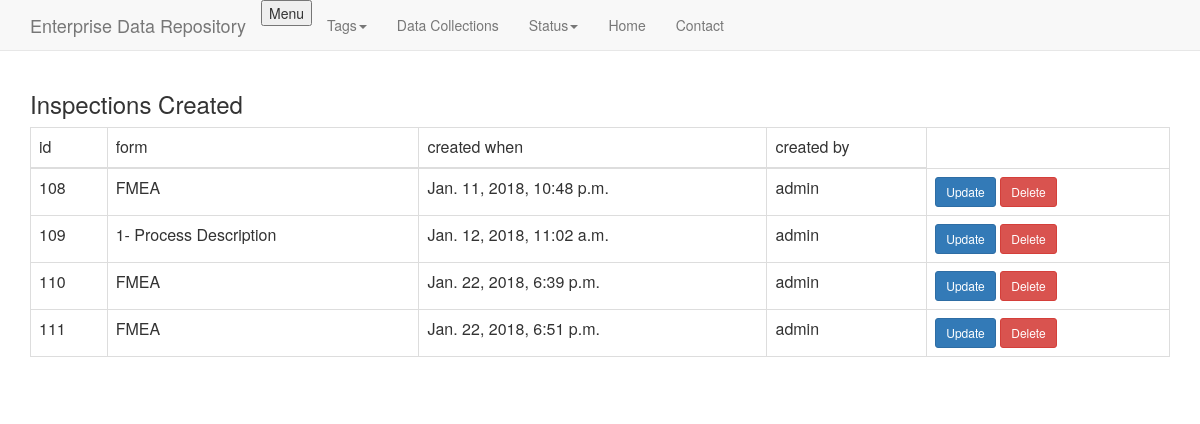
/inspection/list (signed in), run on an earlier commit of the app's database.
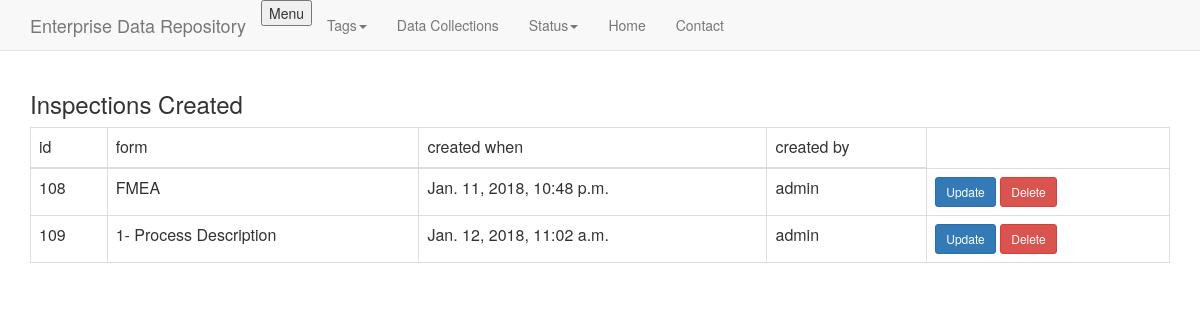
And on a later commit of the database.
### app/inspection/models.py (models this page shows, shortened)
class Inspection(ControlModel):
    class Meta:
        db_table='inspection'
    iform = ForeignKey(IForm, related_name='inspection_iform', null=True, blank=True)

### app/iform/models.py (models this page shows)
class IForm(MPTTModel, ControlModel):
    class Meta:
        db_table='iform'
    class MPTTMeta:
        order_insertion_by = ['name']
    id = UUIDField(primary_key=True, default=uuid.uuid4,)
    name = CharField(max_length=255, default='New Form')
    parent = parent = TreeForeignKey('self', blank=True, null=True, related_name='children', db_index=True)
    def __unicode__(self):
        return self.name

### app/inspection/views.py (the view)
class InspectionList(LoginRequiredMixin, ListView):
    model = Inspection
    template_name = 'inspection/inspection_list.html'
    paginate_by = 20

### app/tag/context_processors.py (called while the page is built)
def add_variable_to_context(request):
    tags = Tag.objects.all()
    iforms = IForm.objects.all()
    return {
        'tags': tags,
        'iforms': iforms
    }

### app/inspection/templates/inspection/inspection_list.html (shortened to what this page needs)
{% extends 'base.html' %}
{% block content %}
<table class="table table-bordered">
	<thead>
		<tr>
			<td>id</td>
			<td>form</td>
			<td>created when</td>
			<td>created by</td>
		</tr>
	</thead>
	<tbody>
		{% if object_list %}
		<h3>Inspections Created</h3>
		{% for inspection in object_list %}
		<tr>
			<td>{{ inspection.id }}</td>
			<td>{{ inspection.iform }}</td>
			<td>{{ inspection.created_when }}</td>
			<td>{{ inspection.created_by }}</td>
			<td>
				<a class="btn btn-primary btn-sm" href="{% url 'inspection:inspection_update' inspection.id %}">Update</a>
				<a class="btn btn-danger btn-sm" href="{% url 'inspection:inspection_delete' inspection.id %}">Delete</a>
			</td>
		</tr>
		{% endfor %}
		{% else %}
		<h1>No Inspection in the database</h1>
		{% endif %}
	</tbody>
</table>
{% endblock%}

### templates/base.html (shortened to what this page needs)
{% load static %}
{% load bootstrap3 %}
<link rel="stylesheet" href="{% static "css/fontawesome.min.css" %}"/>
<link type="text/css" rel="stylesheet" href="//maxcdn.bootstrapcdn.com/twitter-bootstrap/3.3.7/css/bootstrap.min.css">
<link type="text/css" rel="stylesheet" href="//jonmiles.github.io/bootstrap-treeview/css/bootstrap-treeview.css">
<link rel="stylesheet" type="text/css" href="{% static "css/bootstrap-submenu.css" %}"/>
{% load mptt_tags %}
<html lang="pt-bt">
<head>
</head>
<body>
    <nav class="navbar navbar-default navbar-static-top">
      <div class="container">
        <div class="navbar-header">
          <a class="navbar-brand" href="{% url 'iform:iform_list' %}">Enterprise Data Repository</a>
        </div>
        <div id="navbar" class="navbar-collapse collapse">
        <ul class="nav navbar-nav">
            <li class="dropdown">
                <button type="button" class="dropdown-toggle" data-toggle="collapse" data-target="#tree">Menu</button>
            </li>
            <li class="dropdown">
                <a class="dropdown-toggle" data-toggle="dropdown" role="button" aria-haspopup="true"
                aria-expanded="true">Tags<span class="caret"></span></a>
              </li>
            <li><a href="{% url 'inspection:inspection_list' %}">Data Collections</a></li>
            <li class="dropdown">
              <a class="dropdown-toggle" data-toggle="dropdown" role="button" aria-haspopup="true"
              aria-expanded="false">Status<span class="caret"></span></a>
            </li>
                  <li><a href="{% url 'iform:iform_list' %}">Home</a></li>
                  <li><a href="mailto:rogerio@inventsis.com.br">Contact</a></li>
          </ul>
        </div>
      </div>
    </nav>
        <div class="container">
	{% block content %}{% endblock %}
</div>
</body>
</html>

What changed in the data, as far as the page shows it:
removed Inspection: id "110", iform "FMEA", created_when "Jan. 22, 2018, 6:39 p.m.", created_by "admin"
removed Inspection: id "111", iform "FMEA", created_when "Jan. 22, 2018, 6:51 p.m.", created_by "admin"
